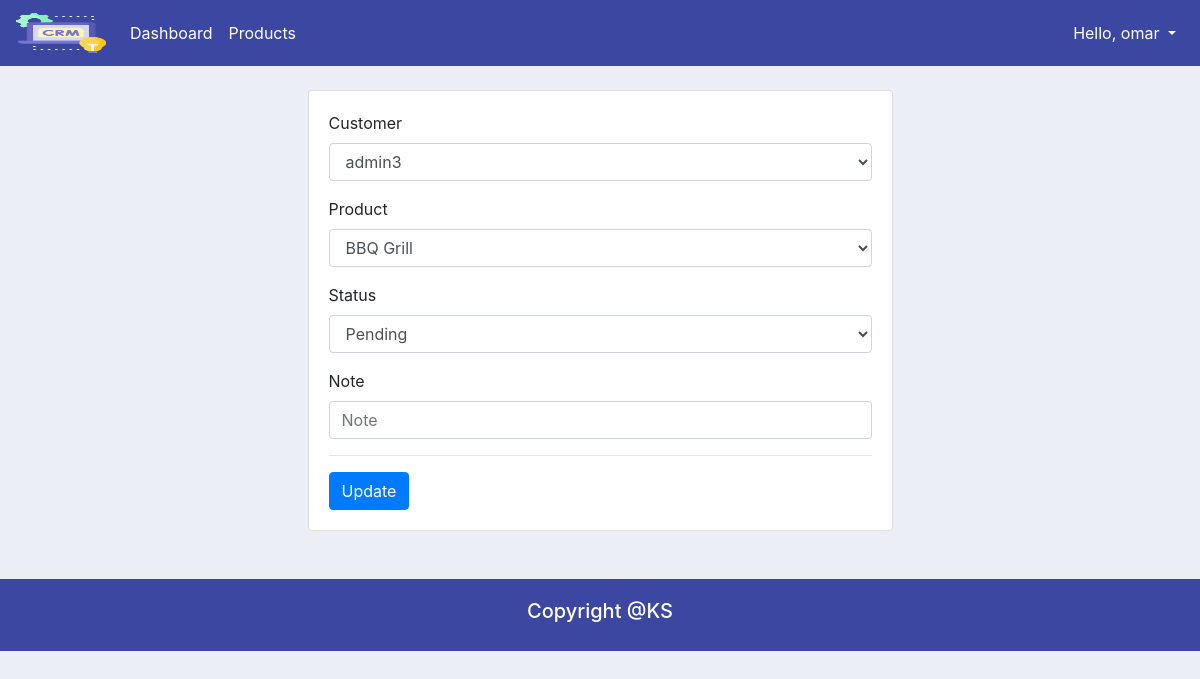
/update_order/10/ (signed in), run on the app's committed database.
### accounts/models.py (models this page shows, shortened)
class Order(models.Model):
    STATUS = (
        ('Pending', 'Pending'),
        ('Out for delivery', 'Out for delivery'),
        ('Delivered', 'Delivered'),
    )
    customer = models.ForeignKey(Customer, null=True, on_delete=models.SET_NULL) # one to many relationships
    product = models.ForeignKey(Product, null=True, on_delete=models.SET_NULL) # one to many relationships
    date_created = models.DateTimeField(auto_now_add=True, null=True)
    status = models.CharField(max_length=200, null=True, choices=STATUS)
    note = models.CharField(max_length=1000, null=True) # for custom Search

### accounts/decorators.py (the view)
        def wrapper_func(request, *args, **kwargs):
            group = None
            if request.user.groups.exists():
                group = request.user.groups.all()[0].name # index it first one by [0]
            if group in allowed_roles:     # [] admin/staff/customer what ever it is.
                return view_func(request, *args, **kwargs)
            else:
                return HttpResponse('You are not authorized to view this page')

### accounts/forms.py
class OrderForm(ModelForm): # name of the model and Form. and inherit from ModelForm.
    class Meta:
        model = Order # which model
        fields = '__all__' # which fields i will allow - ['customer', 'product']. but i take here all.

### accounts/models.py (called while the page is built)
    def __str__(self):
        return self.name

    def __str__(self):
        return self.name

### accounts/views.py (called while the page is built)
@login_required(login_url='login')
@allowed_users(allowed_roles=['admin']) # we can add more like - ['admin', 'staff', etc]
def updateOrder(request, pk):
    order = Order.objects.get(id=pk)
    form = OrderForm(instance=order) # to get pre-field form
    if request.method == 'POST':
        form = OrderForm(request.POST, instance=order) # Update (instance) and Post
        if form.is_valid():
            form.save()
            return redirect('home')
    context = {'form':form}
    return render(request, 'accounts/update_order_form.html', context)

### accounts/templates/accounts/update_order_form.html (shortened to what this page needs)
{% extends 'accounts/main.html' %}
{% load bootstrap4 %}
{% load static %}
{% block content %}
<br>
<div class="row">
    <div class="col-md-3"></div>
    <div class="col-md-6">
        <div class="card card-body">
            <form action="" method="POST">
                {% bootstrap_form form %}
                <hr>
                <input type="submit" class="btn btn-primary" value="Update">
            </form>
        </div>
    </div>
</div>
{% endblock %}

### accounts/templates/accounts/navbar.html (shortened to what this page needs)
{% load static %}
{% load qr_code %}
<nav class="navbar navbar-expand-lg navbar-dark" style="background-color: #3B47A1;">
  <a class="navbar-brand" href="{% url 'home' %}">
    <img src="{% static 'images/logo.png' %}" width="90" height="40" alt="">
  </a>
  <div class="collapse navbar-collapse" id="navbarSupportedContent">
    <ul class="navbar-nav mr-auto">
      {% if request.user.is_staff %}
      <li class="nav-item active">
        <a class="nav-link" href="{% url 'home' %}">Dashboard</a>
      </li>
      <li class="nav-item active">
        <a class="nav-link" href="{% url 'products' %}">Products</a>
      </li>
      {% else %}
      <li class="nav-item active">
        <a class="nav-link" href="{% url 'account' %}">Settings</a>
      </li>
      {% endif %}
    </ul>
    <ul class="navbar-nav">
      <li class="nav-item dropdown">
        <a class="nav-link dropdown-toggle" href="#" id="navbarDropdown" role="button" data-toggle="dropdown"
          aria-haspopup="true" aria-expanded="false" style="color: #fff;">
          Hello, {{request.user}}
        </a>
      </li>
    </ul>
  </div>
</nav>

### static/css/main.css (style rules this page uses)
body { background-color: #ebeff5; }

### data on the page
Order: customer "admin3", product "BBQ Grill", status "Pending"

### other printed values
{{ request.user }} "omar"
